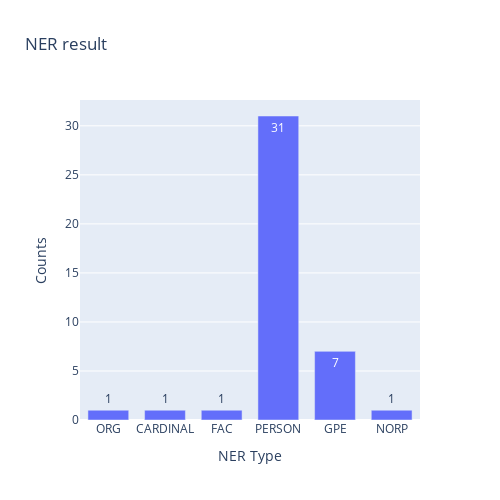

Notebook code cell kept with this figure:
### Code cell
# Plot the bar chart
Type = ['ORG','CARDINAL','FAC','PERSON','GPE', 'NORP']            
Counts = [org, cardinal, fac, person, gpe, norp] 
fig2 = px.bar(height=500, width=500,
              x = Type, y = Counts,
              text = Counts,
              title="NER result")
fig2.update_layout(xaxis_title_text='NER Type', yaxis_title_text='Counts',bargap=0.2,bargroupgap=0.1)
fig2.show()

### Figure 1 — Plotly figure (JSON) as saved in the notebook; plotly's stock layout.template omitted (floating-point values rounded to 4 significant figures)
{"data": [{"alignmentgroup": "True", "hovertemplate": "x=%{x}<br>y=%{y}<br>text=%{text}<extra></extra>", "legendgroup": "", "marker": {"color": "#636efa", "pattern": {"shape": ""}}, "name": "", "offsetgroup": "", "orientation": "v", "showlegend": false, "text": [1, 1, 1, 31, 7, 1], "textposition": "auto", "type": "bar", "x": ["ORG", "CARDINAL", "FAC", "PERSON", "GPE", "NORP"], "xaxis": "x", "y": [1, 1, 1, 31, 7, 1], "yaxis": "y"}], "layout": {"bargap": 0.2, "bargroupgap": 0.1, "barmode": "relative", "height": 500, "legend": {"tracegroupgap": 0}, "title": {"text": "NER result"}, "width": 500, "xaxis": {"anchor": "y", "domain": [0, 1], "title": {"text": "NER Type"}}, "yaxis": {"anchor": "x", "domain": [0, 1], "title": {"text": "Counts"}}}}
